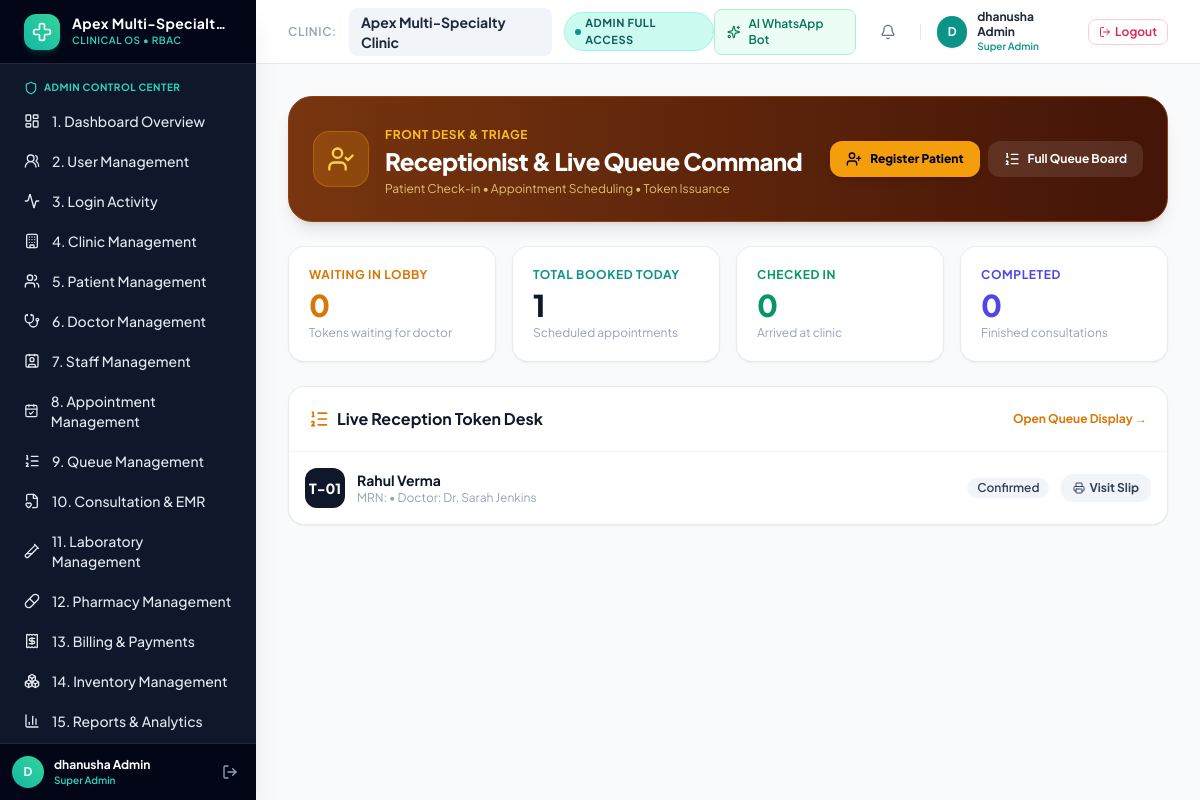
The page /dashboard/receptionist/ (signed in) on the database as committed earlier.
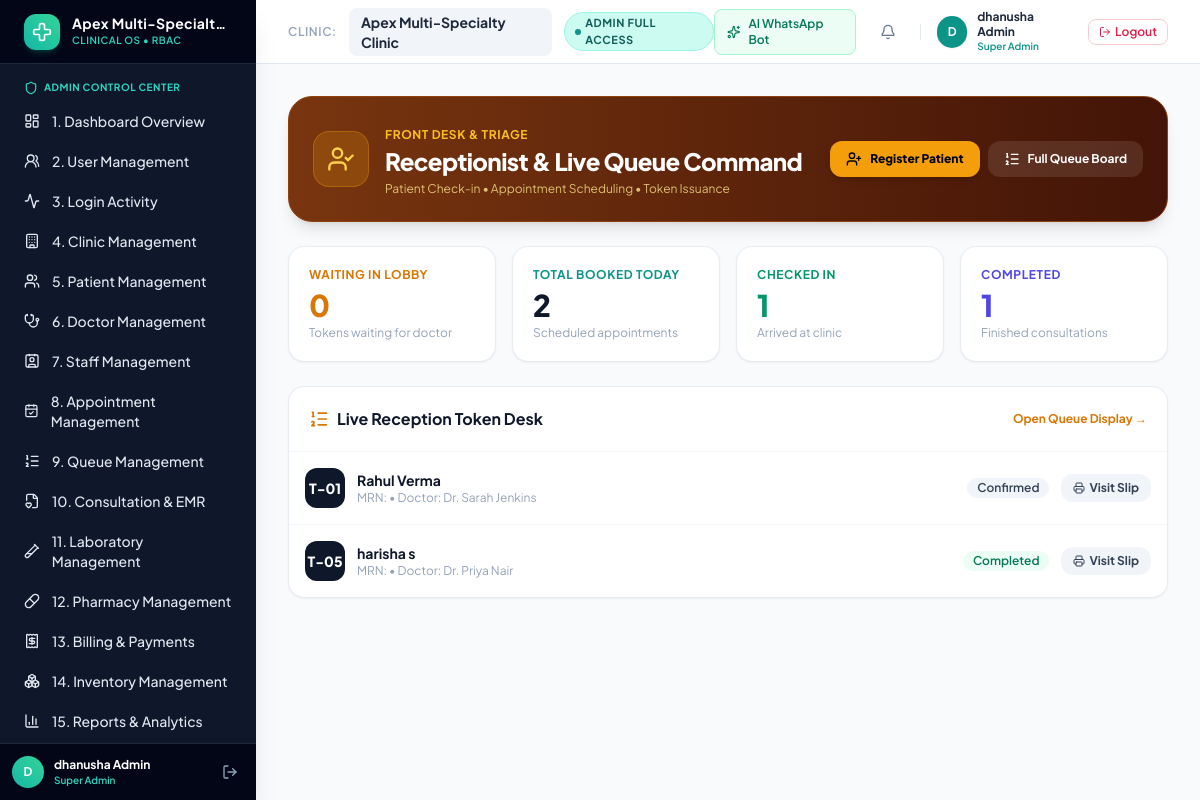
The same page on the database as committed later.
### apps/appointments/models.py (models this page shows, shortened)
class Appointment(TimeStampedModel):
    STATUS_CHOICES = [
        ('PENDING', 'Pending Confirmation'),
        ('CONFIRMED', 'Confirmed'),
        ('CHECKED_IN', 'Checked In'),
        ('WAITING', 'Waiting in Queue'),
        ('IN_CONSULTATION', 'In Consultation'),
        ('COMPLETED', 'Completed'),
        ('CANCELLED', 'Cancelled'),
        ('REJECTED', 'Rejected'),
        ('BOOKED', 'Booked'),
        ('NO_SHOW', 'No Show'),
    ]
    SOURCE_CHOICES = [
        ('ONLINE', 'Patient Online Portal'),
        ('WHATSAPP', 'WhatsApp Bot'),
        ('WEB', 'Staff Web Portal'),
        ('PHONE', 'Phone Call'),
        ('WALK_IN', 'Walk In'),
    ]
    TYPE_CHOICES = [
        ('NEW', 'New Consultation'),
        ('FOLLOW_UP', 'Follow-up Consultation'),
    ]
    clinic = models.ForeignKey('clinics.Clinic', on_delete=models.CASCADE, related_name='appointments')
    appointment_id = models.CharField(max_length=30, blank=True, db_index=True)
    doctor = models.ForeignKey('doctors.Doctor', on_delete=models.CASCADE, related_name='appointments')
    patient = models.ForeignKey('patients.Patient', on_delete=models.CASCADE, related_name='appointments')
    department = models.ForeignKey('doctors.Specialty', on_delete=models.SET_NULL, null=True, blank=True, related_name='appointments')
    appointment_date = models.DateField(db_index=True)
    appointment_time = models.TimeField()
    appointment_type = models.CharField(max_length=20, choices=TYPE_CHOICES, default='NEW')
    token_number = models.CharField(max_length=20, blank=True, help_text="Daily Token Number e.g. T-01")
    check_in_time = models.DateTimeField(null=True, blank=True)
    duration_minutes = models.PositiveIntegerField(default=15)
    status = models.CharField(max_length=20, choices=STATUS_CHOICES, default='BOOKED', db_index=True)
    source = models.CharField(max_length=20, choices=SOURCE_CHOICES, default='WEB')
    reason = models.TextField(blank=True, default='General Consultation')
    notes = models.TextField(blank=True)
    cancellation_reason = models.TextField(blank=True)
    class Meta:
        ordering = ['-appointment_date', '-appointment_time']
        indexes = [
            models.Index(fields=['clinic', 'appointment_date', 'status']),
        ]

### apps/patients/models.py (models this page shows, shortened)
class Patient(TimeStampedModel):
    GENDER_CHOICES = [
        ('M', 'Male'),
        ('F', 'Female'),
        ('O', 'Other'),
    ]
    BLOOD_GROUPS = [
        ('A+', 'A+'), ('A-', 'A-'),
        ('B+', 'B+'), ('B-', 'B-'),
        ('AB+', 'AB+'), ('AB-', 'AB-'),
        ('O+', 'O+'), ('O-', 'O-'),
        ('UNKNOWN', 'Unknown'),
    ]
    clinic = models.ForeignKey('clinics.Clinic', on_delete=models.CASCADE, related_name='patients')
    user = models.OneToOneField(User, on_delete=models.SET_NULL, null=True, blank=True, related_name='patient_record')
    patient_id = models.CharField(max_length=30, blank=True, db_index=True, help_text="Unique Patient MRN ID")
    first_name = models.CharField(max_length=100)
    last_name = models.CharField(max_length=100, blank=True)
    phone = models.CharField(max_length=20, db_index=True)
    email = models.EmailField(blank=True)
    date_of_birth = models.DateField(null=True, blank=True)
    gender = models.CharField(max_length=1, choices=GENDER_CHOICES, default='M')
    blood_group = models.CharField(max_length=10, choices=BLOOD_GROUPS, default='UNKNOWN')
    address = models.TextField(blank=True)
    emergency_contact_name = models.CharField(max_length=100, blank=True)
    emergency_contact_phone = models.CharField(max_length=20, blank=True)
    allergies = models.TextField(blank=True)
    chronic_conditions = models.TextField(blank=True)
    medical_notes = models.TextField(blank=True)
    @property
    def full_name(self):
        return f"{self.first_name} {self.last_name}".strip()
    class Meta:
        ordering = ['first_name', 'last_name']
        unique_together = ('clinic', 'phone')

### apps/doctors/models.py (models this page shows, shortened)
class Doctor(TimeStampedModel):
    clinic = models.ForeignKey('clinics.Clinic', on_delete=models.CASCADE, related_name='doctors')
    user = models.OneToOneField(User, on_delete=models.SET_NULL, null=True, blank=True, related_name='doctor_profile')
    name = models.CharField(max_length=150)
    specialty = models.ForeignKey(Specialty, on_delete=models.SET_NULL, null=True, related_name='doctors')
    qualification = models.CharField(max_length=150, default='MBBS, MD')
    experience_years = models.PositiveIntegerField(default=5)
    consultation_fee = models.DecimalField(max_digits=10, decimal_places=2, default=500.00)
    phone = models.CharField(max_length=20, blank=True)
    email = models.EmailField(blank=True)
    bio = models.TextField(blank=True)
    photo = models.ImageField(upload_to='doctor_profiles/', null=True, blank=True)
    photo_url = models.CharField(max_length=500, blank=True)
    is_available = models.BooleanField(default=True)
    @property
    def full_name(self):
        prefix = "Dr. " if not self.name.startswith("Dr.") else ""
        return f"{prefix}{self.name}"
    class Meta:
        ordering = ['name']

### apps/dashboard/views.py (the view)
# urls.py: path('dashboard/receptionist/', views.receptionist_dashboard, name='receptionist'),
@role_required(['SUPER_ADMIN', 'CLINIC_ADMIN', 'RECEPTIONIST'])
def receptionist_dashboard(request):
    clinic = Clinic.objects.first()
    today = date.today()
    today_appointments = Appointment.objects.filter(
        clinic=clinic,
        appointment_date=today
    ).select_related('doctor', 'patient').order_by('token_number')
    waiting_queue = today_appointments.filter(status__in=['WAITING', 'CHECKED_IN'])
    total_booked = today_appointments.count()
    completed_count = today_appointments.filter(status='COMPLETED').count()
    checked_in_count = today_appointments.filter(status__in=['CHECKED_IN', 'IN_CONSULTATION', 'COMPLETED']).count()
    recent_patients = Patient.objects.filter(clinic=clinic).order_by('-created_at')[:6]
    return render(request, 'dashboard/receptionist.html', {
        'clinic': clinic,
        'today': today,
        'today_appointments': today_appointments,
        'waiting_queue': waiting_queue,
        'total_booked': total_booked,
        'completed_count': completed_count,
        'checked_in_count': checked_in_count,
        'recent_patients': recent_patients,
    })

### templates/dashboard/receptionist.html (shortened to what the changed rows need)
{% extends 'base.html' %}
{% block content %}
<div class="space-y-6">
    <div class="bg-gradient-to-r from-amber-900 to-orange-950 text-white p-6 rounded-3xl shadow-lg border border-amber-800 flex flex-col md:flex-row items-start md:items-center justify-between gap-4">
        <div class="flex items-center gap-4">
            <div>
                <h1 class="text-2xl font-black text-white tracking-tight">Receptionist & Live Queue Command</h1>
            </div>
        </div>
    </div>
    <div class="grid grid-cols-1 sm:grid-cols-4 gap-4">
        <div class="bg-white p-5 rounded-2xl border border-slate-200/80 shadow-sm">
            <span class="text-xs font-bold uppercase tracking-wider text-teal-600 block">Total Booked Today</span>
            <div class="text-3xl font-black text-slate-900 mt-1">{{ total_booked }}</div>
            <p class="text-xs text-slate-400 mt-0.5">Scheduled appointments</p>
        </div>
        <div class="bg-white p-5 rounded-2xl border border-slate-200/80 shadow-sm">
            <span class="text-xs font-bold uppercase tracking-wider text-emerald-600 block">Checked In</span>
            <div class="text-3xl font-black text-emerald-600 mt-1">{{ checked_in_count }}</div>
            <p class="text-xs text-slate-400 mt-0.5">Arrived at clinic</p>
        </div>
        <div class="bg-white p-5 rounded-2xl border border-slate-200/80 shadow-sm">
            <span class="text-xs font-bold uppercase tracking-wider text-indigo-600 block">Completed</span>
            <div class="text-3xl font-black text-indigo-600 mt-1">{{ completed_count }}</div>
            <p class="text-xs text-slate-400 mt-0.5">Finished consultations</p>
        </div>
    </div>
    <div class="bg-white rounded-2xl border border-slate-200/80 shadow-sm overflow-hidden">
        <div class="divide-y divide-slate-100">
            {% for appt in today_appointments %}
            <div class="p-4 hover:bg-slate-50/70 transition flex items-center justify-between">
                <div class="flex items-center gap-3">
                    <div class="w-10 h-10 rounded-xl bg-slate-900 text-white font-black text-sm flex items-center justify-center shrink-0">
                        {{ appt.token_number }}
                    </div>
                    <div>
                        <h4 class="font-bold text-slate-900 text-sm">{{ appt.patient.full_name }}</h4>
                        <p class="text-xs text-slate-400">MRN: {{ appt.patient.mrn_number }} &bull; Doctor: {{ appt.doctor.full_name }}</p>
                    </div>
                </div>
                <div class="flex items-center gap-3">
                    <span class="px-2.5 py-0.5 rounded-full text-xs font-semibold
                        {% if appt.status == 'WAITING' %}bg-amber-50 text-amber-700
                        {% elif appt.status == 'CHECKED_IN' %}bg-teal-50 text-teal-700
                        {% elif appt.status == 'COMPLETED' %}bg-emerald-50 text-emerald-700
                        {% else %}bg-slate-100 text-slate-700{% endif %}">
                        {{ appt.get_status_display }}
                    </span>
                    <a href="{% url 'appointments:print_visit_slip' appt.id %}" target="_blank" class="px-3 py-1.5 rounded-xl bg-slate-100 hover:bg-slate-200 text-slate-700 text-xs font-bold transition flex items-center gap-1">
                        <i data-lucide="printer" class="w-3 h-3"></i> Visit Slip
                    </a>
                </div>
            </div>
            {% empty %}
            <div class="p-8 text-center text-slate-400 text-xs">No appointments scheduled for today yet.</div>
            {% endfor %}
        </div>
    </div>
</div>
{% endblock %}

Rows that differ between the two databases and show on the page:
added Appointment: token_number "T-05", patient.full_name "harisha s", doctor.full_name "Dr. Priya Nair", status "Completed"
Other text that changed with them:
{{ total_booked }}: "1" → "2"
{{ checked_in_count }}: "0" → "1"
{{ completed_count }}: "0" → "1"
